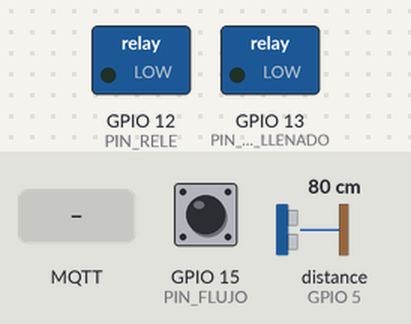
The sketch below on a simulated ESP32-S3. Parts: switched loads named in the sketch (green lamp = pin HIGH). Wiring (inferred from the names in the program): ultrasonic range finder: trigger GPIO 4; echo GPIO 5. The inputs (shaded band) are chosen by the test bench; at power-on: distance to the obstacle (sensor on GPIO 5) 80 cm, GPIO 15 (PIN_FLUJO) HIGH. The echo pulse lasts 58.3 µs per cm; WiFi joins after 1.5 s; servers stay silent unless stated; no MQTT or app messages arrive unless stated; pins used as bus, display or sensor lines are not drawn; what the sketch prints to the serial monitor is not drawn.

Above: at 1.5 s.
1.6 s: distance to the obstacle (sensor on GPIO 5) set to 5 cm
3.3 s: distance to the obstacle (sensor on GPIO 5) set to 2 cm
At 4.6 s:
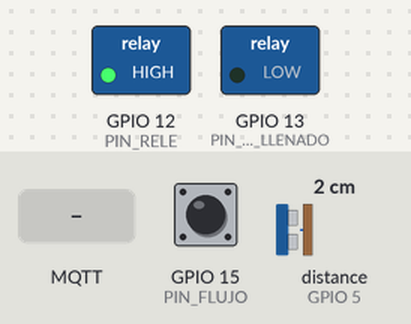
8.0 s: MQTT message "OFF" arrives on the first subscribed topic
At 8.7 s:
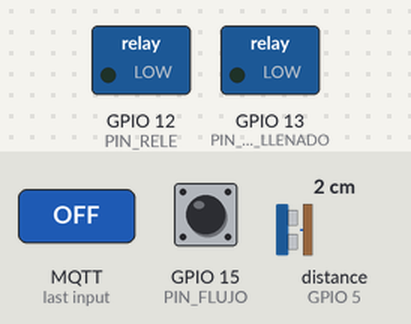
Timing chart, 0 to 10.5 s (numbered marks = the images above; inputs shaded):
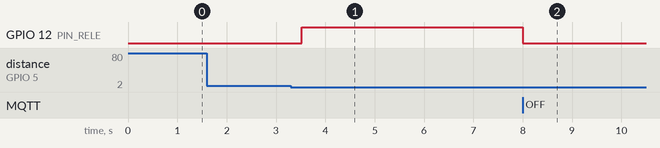

The sketch:

bomba_agua_esp32s3_2.ino
```cpp
/*
  ===================================================================
   SCALL – Sistema de captación de agua de lluvia
   ESP32-S3-N16R8 (montaje real)
  ===================================================================
   HC-SR04 mide la distancia del sensor al agua.
     · Agua a <= DIST_ENCENDER_CM (4 cm) → enciende la motobomba (relé).
     · Agua a >= DIST_APAGAR_CM (4,5 cm) → apaga la motobomba.
       Los 0,5 cm de diferencia solo absorben el ruido del sensor.
   YF-S201 mide caudal y litros. La protección contra marcha en seco
   es opcional (PROTECCION_SIN_FLUJO, desactivada por defecto).
   El canal 2 del relé (llenado manual) queda deshabilitado: en el
   esquemático IN2 está sin conectar.

   Telemetría y control por WiFi + MQTT → página web en Vercel.
     <base>/telemetria → JSON cada 2 s y en cada cambio (retenido)
     <base>/estado     → "online" / "offline" (LWT, retenido)
     <base>/cmd        ← "AUTO" | "ON" | "OFF" | "RESET" | "RESET_LITROS"
                          | "LLENAR" | "PARAR_LLENADO"

   Funciona con broker público de prueba (sin TLS) o con un broker
   privado con TLS y usuario/clave (ver MQTT_USE_TLS más abajo).

   El control funciona aunque no haya WiFi: la red solo es para monitoreo.

   Conexiones (ver esquemático):
     HC-SR04  VCC→5V  GND→GND  TRIG→GPIO4  ECHO→1k→GPIO5 (2k de GPIO5 a GND)
     YF-S201  Rojo→5V Negro→GND Amarillo→10k→GPIO15 (20k de GPIO15 a GND)
     Relé     DC+→5V  DC-→GND  IN1→GPIO12  (IN2 sin conectar)
              COM1→+5V fuente bomba   NO1→rojo bomba   blanco bomba→- fuente
              Diodo 1N4007 en paralelo con la bomba, franja hacia el rojo
     Opcional (LLENADO_MANUAL = true):
              IN2→GPIO13  COM2→+5V fuente llenado  NO2→actuador de llenado

   Arduino IDE:
     · Placa: "ESP32S3 Dev Module" (core esp32 de Espressif 3.x)
     · USB CDC On Boot: Enabled   (para ver el Monitor Serie por el USB nativo)
     · Flash Size: 16MB  ·  PSRAM: OPI PSRAM
     · Librería: PubSubClient (Nick O'Leary) desde el Gestor de Librerías
     · Monitor Serie a 115200 baudios
  ===================================================================
*/
#include <WiFi.h>
#include <WiFiClientSecure.h>
#include <PubSubClient.h>

// ============================ CONFIGURACIÓN ==========================
// --- WiFi (solo redes de 2,4 GHz) ---
const char* WIFI_SSID = "TU_RED_WIFI";
const char* WIFI_PASS = "TU_CLAVE_WIFI";

// --- MQTT ---
// Opción A (prueba): broker público, sin usuario ni clave.
//   MQTT_USE_TLS 0 · MQTT_HOST "broker.hivemq.com" · puerto 1883
// Opción B (recomendada): broker privado con TLS y credenciales.
//   MQTT_USE_TLS 1 · host del cluster · puerto 8883 · usuario y clave
#define MQTT_USE_TLS 0
const char*    MQTT_HOST = "broker.hivemq.com";
const uint16_t MQTT_PORT = 1883;                  // TLS: 8883
const char*    MQTT_USER = "";                    // broker privado: usuario
const char*    MQTT_PASS = "";                    // broker privado: clave
#define DEVICE_ID  "men-agua-01"                  // cámbialo por uno único
#define TOPIC_BASE "potabilizadora/" DEVICE_ID
const char* T_TELE   = TOPIC_BASE "/telemetria";
const char* T_ESTADO = TOPIC_BASE "/estado";
const char* T_CMD    = TOPIC_BASE "/cmd";

// --- Pines (iguales al esquemático) ---
#define PIN_TRIG   4
#define PIN_ECHO   5
#define PIN_FLUJO  15
#define PIN_RELE   12
#define PIN_RELE_LLENADO 13

// true  = el relé se activa con HIGH (módulo de 2 canales con jumpers en HIGH)
// false = el relé se activa con LOW  (módulos "low level trigger")
const bool RELE_ACTIVO_ALTO = true;
const bool RELE_LLENADO_ACTIVO_ALTO = true;

// --- Control por nivel ---
// La bomba solo funciona mientras hay agua a 4 cm del sensor. El apagado
// queda 0,5 cm más abajo para que el ruido del HC-SR04 (±0,3 cm) no haga
// temblar el relé. El HC-SR04 no mide bien por debajo de ~2 cm.
const float    DIST_ENCENDER_CM   = 4.0;    // agua a esta distancia o menos → ON
const float    DIST_APAGAR_CM     = 4.5;    // agua a esta distancia o más   → OFF
const uint32_t T_MIN_CAMBIO_MS    = 2000;   // evita que el relé "tiemble"
const uint32_t T_SENSOR_PERDIDO_MS = 5000;  // sin lecturas válidas → apaga

// --- Llenado manual (canal 2 del relé) ---
// Por ahora queda simulado en el panel. Para habilitarlo físicamente:
// conectar IN2/COM2/NO2 y poner LLENADO_MANUAL en true.
const bool     LLENADO_MANUAL    = false;
const float    DIST_LLENO_CM     = 3.0;     // se detiene al llegar a esta distancia
const uint32_t T_MAX_LLENADO_MS  = 90000;   // corte de seguridad (90 s)

// --- Protección contra marcha en seco (caudalímetro) ---
// Desactivada por defecto: el YF-S201 mide desde ~1 L/min y una mini bomba
// de 5 V suele dar ese caudal o menos. Una falsa alarma deja la bomba
// bloqueada hasta recibir "RESET" por MQTT (sin WiFi, hasta reiniciar la
// placa). Actívala solo si el caudalímetro marca bien con la bomba andando.
const bool     PROTECCION_SIN_FLUJO = false;
const float    CAUDAL_MIN_LMIN      = 0.2;    // por debajo = "no hay flujo"
const uint32_t T_CEBADO_MS          = 10000;  // tiempo para que arranque el flujo
const float    PULSOS_POR_LITRO     = 450.0;  // YF-S201: F(Hz) = 7.5 × Q(L/min)

// --- Tiempos ---
const uint32_t T_LECTURA_US_MS   = 100;    // lectura ultrasónica
const uint32_t T_CAUDAL_MS       = 1000;   // cálculo de caudal
const uint32_t T_TELEMETRIA_MS   = 2000;   // envío a la web
const uint32_t T_REINTENTO_MS    = 5000;   // reconexión MQTT
// =====================================================================

// ----------------------------- Estado --------------------------------
enum Modo { MODO_AUTO, MODO_ON, MODO_OFF };
enum Alarma { AL_NINGUNA, AL_SIN_FLUJO, AL_SENSOR };

Modo     modo = MODO_AUTO;
Alarma   alarma = AL_NINGUNA;
bool     bomba = false;
bool     sensorOk = false;
float    distanciaCm = NAN;
float    caudalLmin = 0;
double   litrosTotal = 0;
String   motivo = "inicio";
bool     llenado = false;
String   motivoLlenado = "inactivo";

uint32_t tUltimaValida = 0, tUltimoCambio = 0, tBombaOn = 0;
uint32_t tLecturaUS = 0, tCaudal = 0, tTele = 0, tReintento = 0, tLlenado = 0;
bool     telemetriaPendiente = true;

// Caudalímetro (interrupción)
volatile uint32_t pulsos = 0;
portMUX_TYPE muxFlujo = portMUX_INITIALIZER_UNLOCKED;
void IRAM_ATTR isrFlujo() {
  portENTER_CRITICAL_ISR(&muxFlujo);
  pulsos++;
  portEXIT_CRITICAL_ISR(&muxFlujo);
}

// Mediana de las últimas lecturas ultrasónicas
const int N_MUESTRAS = 5;
float muestras[N_MUESTRAS];
int   nMuestras = 0, iMuestra = 0;

#if MQTT_USE_TLS
WiFiClientSecure netClient;
#else
WiFiClient netClient;
#endif
PubSubClient mqtt(netClient);

// ----------------------------- Relé ----------------------------------
void escribirRele(bool on) {
  digitalWrite(PIN_RELE, (on == RELE_ACTIVO_ALTO) ? HIGH : LOW);
}

void setBomba(bool on, const char* porque) {
  if (on == bomba) return;
  bomba = on;
  escribirRele(on);
  tUltimoCambio = millis();
  if (on) tBombaOn = millis();
  motivo = porque;
  telemetriaPendiente = true;
  Serial.printf("[BOMBA] %s (%s)\n", on ? "ENCENDIDA" : "APAGADA", porque);
}

// ------------------------- Sensor ultrasónico -------------------------
float medirDistanciaCm() {
  digitalWrite(PIN_TRIG, LOW);  delayMicroseconds(2);
  digitalWrite(PIN_TRIG, HIGH); delayMicroseconds(10);
  digitalWrite(PIN_TRIG, LOW);
  uint32_t us = pulseIn(PIN_ECHO, HIGH, 25000);   // máx ~4 m
  if (us == 0) return -1;                         // sin eco
  float cm = us * 0.0343f / 2.0f;
  if (cm < 1.0f || cm > 400.0f) return -1;        // fuera de rango
  return cm;
}

float mediana() {
  float t[N_MUESTRAS];
  for (int i = 0; i < nMuestras; i++) t[i] = muestras[i];
  for (int i = 1; i < nMuestras; i++) {           // ordenamiento por inserción
    float v = t[i]; int j = i - 1;
    while (j >= 0 && t[j] > v) { t[j + 1] = t[j]; j--; }
    t[j + 1] = v;
  }
  return t[nMuestras / 2];
}

void actualizarNivel() {
  float cm = medirDistanciaCm();
  if (cm > 0) {
    muestras[iMuestra] = cm;
    iMuestra = (iMuestra + 1) % N_MUESTRAS;
    if (nMuestras < N_MUESTRAS) nMuestras++;
    distanciaCm = mediana();
    tUltimaValida = millis();
  }
  bool ok = nMuestras > 0 && (millis() - tUltimaValida < T_SENSOR_PERDIDO_MS);
  if (ok != sensorOk) {
    sensorOk = ok;
    telemetriaPendiente = true;
    Serial.printf("[NIVEL] sensor %s\n", ok ? "OK" : "SIN LECTURA");
  }
}

// ------------------------- Llenado manual ----------------------------
void escribirReleLlenado(bool on) {
  digitalWrite(PIN_RELE_LLENADO, (on == RELE_LLENADO_ACTIVO_ALTO) ? HIGH : LOW);
}

void detenerLlenado(const char* porque) {
  if (!llenado) return;
  llenado = false;
  escribirReleLlenado(false);
  motivoLlenado = porque;
  telemetriaPendiente = true;
  Serial.printf("[LLENADO] OFF (%s)\n", porque);
}

void iniciarLlenado() {
  if (!LLENADO_MANUAL || llenado) return;
  if (!sensorOk) {
    motivoLlenado = "sin lectura de nivel";
    telemetriaPendiente = true;
    return;
  }
  if (distanciaCm <= DIST_LLENO_CM) {
    motivoLlenado = "tanque lleno";
    telemetriaPendiente = true;
    return;
  }
  setBomba(false, "llenado manual");
  modo = MODO_OFF;              // no drenar el tanque al terminar
  llenado = true;
  tLlenado = millis();
  motivoLlenado = "manual";
  escribirReleLlenado(true);
  telemetriaPendiente = true;
  Serial.println("[LLENADO] ON");
}

void controlLlenado() {
  if (!llenado) return;
  if (!sensorOk) { detenerLlenado("sensor sin lectura"); return; }
  if (distanciaCm <= DIST_LLENO_CM) { detenerLlenado("tanque lleno"); return; }
  if (millis() - tLlenado >= T_MAX_LLENADO_MS) { detenerLlenado("tiempo máximo"); return; }
}

// ---------------------------- Caudalímetro ----------------------------
void actualizarCaudal() {
  uint32_t ahora = millis();
  uint32_t dt = ahora - tCaudal;
  if (dt < T_CAUDAL_MS) return;
  tCaudal = ahora;

  portENTER_CRITICAL(&muxFlujo);
  uint32_t p = pulsos;
  pulsos = 0;
  portEXIT_CRITICAL(&muxFlujo);

  float hz = p * 1000.0f / dt;
  caudalLmin = hz / 7.5f;
  litrosTotal += p / PULSOS_POR_LITRO;
}

// ------------------------------ Control -------------------------------
void controlBomba() {
  uint32_t ahora = millis();

  // El llenado manual tiene prioridad: la bomba de distribución queda inhibida.
  if (llenado) { setBomba(false, "llenado manual en curso"); return; }

  // 1) Protección: bomba encendida pero sin flujo después del cebado
  if (PROTECCION_SIN_FLUJO && bomba && alarma == AL_NINGUNA &&
      ahora - tBombaOn > T_CEBADO_MS && caudalLmin < CAUDAL_MIN_LMIN) {
    alarma = AL_SIN_FLUJO;
    setBomba(false, "alarma: sin flujo (marcha en seco)");
    return;
  }

  // 2) Con alarma de flujo activa la bomba queda apagada hasta RESET
  if (alarma == AL_SIN_FLUJO) { setBomba(false, "alarma activa"); return; }

  // 3) Alarma de sensor (solo informa; se borra sola al volver a leer)
  Alarma nueva = (!sensorOk && modo == MODO_AUTO) ? AL_SENSOR : AL_NINGUNA;
  if (nueva != alarma) { alarma = nueva; telemetriaPendiente = true; }

  // 4) Decisión según el modo
  switch (modo) {
    case MODO_ON:  setBomba(true,  "manual ON");  return;
    case MODO_OFF: setBomba(false, "manual OFF"); return;
    case MODO_AUTO: break;
  }

  if (!sensorOk) { setBomba(false, "sin lectura de nivel"); return; }
  if (ahora - tUltimoCambio < T_MIN_CAMBIO_MS) return;   // anti-rebote

  if (!bomba && distanciaCm <= DIST_ENCENDER_CM) setBomba(true,  "agua cerca del sensor");
  else if (bomba && distanciaCm >= DIST_APAGAR_CM) setBomba(false, "nivel bajó");
}

// ------------------------------- MQTT --------------------------------
const char* txtModo()   { return modo == MODO_AUTO ? "AUTO" : (modo == MODO_ON ? "ON" : "OFF"); }
const char* txtAlarma() { return alarma == AL_SIN_FLUJO ? "SIN_FLUJO" : (alarma == AL_SENSOR ? "SENSOR" : "NINGUNA"); }

void publicarTelemetria() {
  if (!mqtt.connected()) return;
  char dist[16];
  if (sensorOk) snprintf(dist, sizeof(dist), "%.1f", distanciaCm);
  else          strcpy(dist, "null");

  char json[640];
  snprintf(json, sizeof(json),
    "{\"id\":\"%s\",\"dist_cm\":%s,\"sensor_ok\":%s,\"bomba\":%s,\"modo\":\"%s\","
    "\"caudal_lmin\":%.2f,\"litros\":%.3f,\"alarma\":\"%s\",\"motivo\":\"%s\","
    "\"umbral_on_cm\":%.1f,\"umbral_off_cm\":%.1f,"
    "\"llenado\":%s,\"llenado_motivo\":\"%s\",\"llenado_max_s\":%lu,"
    "\"llenado_stop_cm\":%.1f,\"llenado_disponible\":%s,"
    "\"rssi\":%d,\"uptime_s\":%lu}",
    DEVICE_ID, dist, sensorOk ? "true" : "false", bomba ? "true" : "false", txtModo(),
    caudalLmin, litrosTotal, txtAlarma(), motivo.c_str(),
    DIST_ENCENDER_CM, DIST_APAGAR_CM,
    llenado ? "true" : "false", motivoLlenado.c_str(),
    (unsigned long)(T_MAX_LLENADO_MS / 1000), DIST_LLENO_CM,
    LLENADO_MANUAL ? "true" : "false",
    WiFi.RSSI(), (unsigned long)(millis() / 1000));

  mqtt.publish(T_TELE, json, true);
}

void alRecibir(char* topic, byte* payload, unsigned int len) {
  String cmd;
  for (unsigned int i = 0; i < len; i++) cmd += (char)payload[i];
  cmd.trim();
  cmd.toUpperCase();
  Serial.printf("[CMD] %s\n", cmd.c_str());

  if      (cmd == "AUTO") modo = MODO_AUTO;
  else if (cmd == "ON")   modo = MODO_ON;
  else if (cmd == "OFF")  modo = MODO_OFF;
  else if (cmd == "RESET") {
    if (alarma == AL_SIN_FLUJO) { alarma = AL_NINGUNA; motivo = "alarma reiniciada"; }
  }
  else if (cmd == "RESET_LITROS") litrosTotal = 0;
  else if (cmd == "LLENAR") iniciarLlenado();
  else if (cmd == "PARAR_LLENADO") detenerLlenado("detenido por el usuario");
  else return;
  tUltimoCambio = 0;            // permite responder al comando de inmediato
  telemetriaPendiente = true;
}

void mantenerMqtt() {
  if (WiFi.status() != WL_CONNECTED) return;
  if (mqtt.connected()) { mqtt.loop(); return; }
  if (millis() - tReintento < T_REINTENTO_MS) return;
  tReintento = millis();

  String clientId = String(DEVICE_ID) + "-" + String((uint32_t)ESP.getEfuseMac(), HEX);
  Serial.print("[MQTT] conectando... ");
  // Sin credenciales configuradas se conecta de forma anónima (broker público).
  const char* usuario = (MQTT_USER[0] != '\0') ? MQTT_USER : nullptr;
  const char* clave   = (MQTT_PASS[0] != '\0') ? MQTT_PASS : nullptr;
  // LWT: si la ESP32 se desconecta, el broker publica "offline"
  if (mqtt.connect(clientId.c_str(), usuario, clave, T_ESTADO, 1, true, "offline")) {
    Serial.println("OK");
    mqtt.publish(T_ESTADO, "online", true);
    mqtt.subscribe(T_CMD);
    telemetriaPendiente = true;
  } else {
    Serial.printf("falló (rc=%d)\n", mqtt.state());
  }
}

void mantenerWifi() {
  static bool estabaConectado = false;
  static uint32_t tIntento = 0;
  bool conectado = WiFi.status() == WL_CONNECTED;
  if (conectado && !estabaConectado)
    Serial.printf("[WiFi] conectado, IP %s\n", WiFi.localIP().toString().c_str());
  if (!conectado && millis() - tIntento > 15000) {
    tIntento = millis();
    Serial.println("[WiFi] reconectando...");
    WiFi.disconnect();
    WiFi.begin(WIFI_SSID, WIFI_PASS);
  }
  estabaConectado = conectado;
}

// ------------------------------- Setup --------------------------------
void setup() {
  // El relé arranca APAGADO antes que cualquier otra cosa
  escribirRele(false);
  pinMode(PIN_RELE, OUTPUT);
  escribirRele(false);

  escribirReleLlenado(false);
  pinMode(PIN_RELE_LLENADO, OUTPUT);
  escribirReleLlenado(false);

  Serial.begin(115200);
  delay(300);
  Serial.println("\n=== SCALL – Sistema de captación de agua de lluvia ===");

  pinMode(PIN_TRIG, OUTPUT);
  pinMode(PIN_ECHO, INPUT);
  pinMode(PIN_FLUJO, INPUT_PULLUP);
  attachInterrupt(digitalPinToInterrupt(PIN_FLUJO), isrFlujo, FALLING);

  WiFi.mode(WIFI_STA);
  WiFi.setAutoReconnect(true);
  WiFi.begin(WIFI_SSID, WIFI_PASS);

#if MQTT_USE_TLS
  // Maqueta: acepta el certificado del broker sin validarlo.
  // Producción: reemplazar por netClient.setCACert(CA_PEM); con el CA del broker.
  netClient.setInsecure();
#endif

  mqtt.setServer(MQTT_HOST, MQTT_PORT);
  mqtt.setCallback(alRecibir);
  mqtt.setBufferSize(768);
  mqtt.setKeepAlive(15);

  tCaudal = millis();
}

// -------------------------------- Loop --------------------------------
void loop() {
  uint32_t ahora = millis();

  if (ahora - tLecturaUS >= T_LECTURA_US_MS) {
    tLecturaUS = ahora;
    actualizarNivel();
  }
  controlLlenado();
  actualizarCaudal();
  controlBomba();

  mantenerWifi();
  mantenerMqtt();

  if (telemetriaPendiente || millis() - tTele >= T_TELEMETRIA_MS) {
    tTele = millis();
    telemetriaPendiente = false;
    publicarTelemetria();
    Serial.printf("dist=%s cm  bomba=%s  modo=%s  caudal=%.2f L/min  litros=%.3f  alarma=%s  llenado=%s\n",
                  sensorOk ? String(distanciaCm, 1).c_str() : "--",
                  bomba ? "ON" : "OFF", txtModo(), caudalLmin, litrosTotal, txtAlarma(),
                  llenado ? "ON" : "OFF");
  }
}
```

Measured:
- the behaviour switches between 4 and 3 cm on distance to the obstacle (sensor on GPIO 5) (found by bisection; images 0 and 1)
- after the input at 1.6 s, every drawn part: stays the same
- after the input at 3.3 s, GPIO 12 (PIN_RELE): LOW → HIGH after 0.22 s
- after the input at 8.0 s, GPIO 12 (PIN_RELE): HIGH → LOW at once
